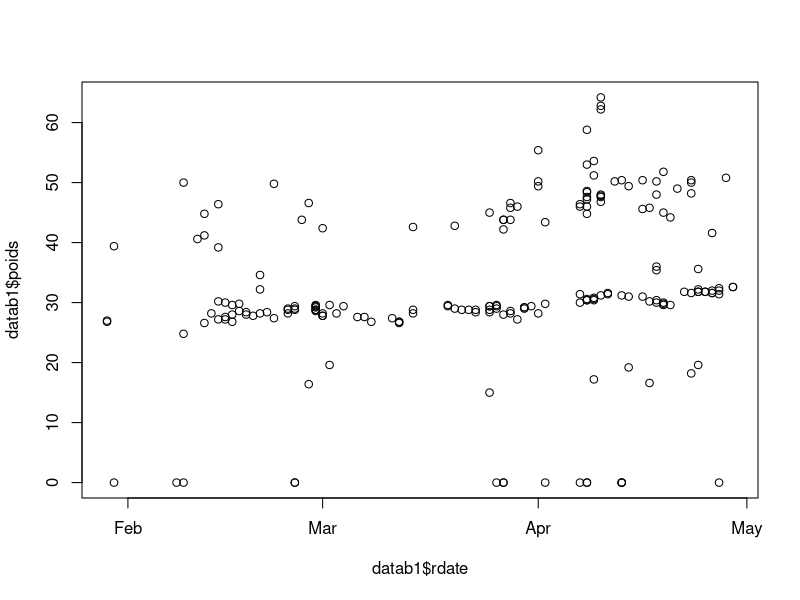
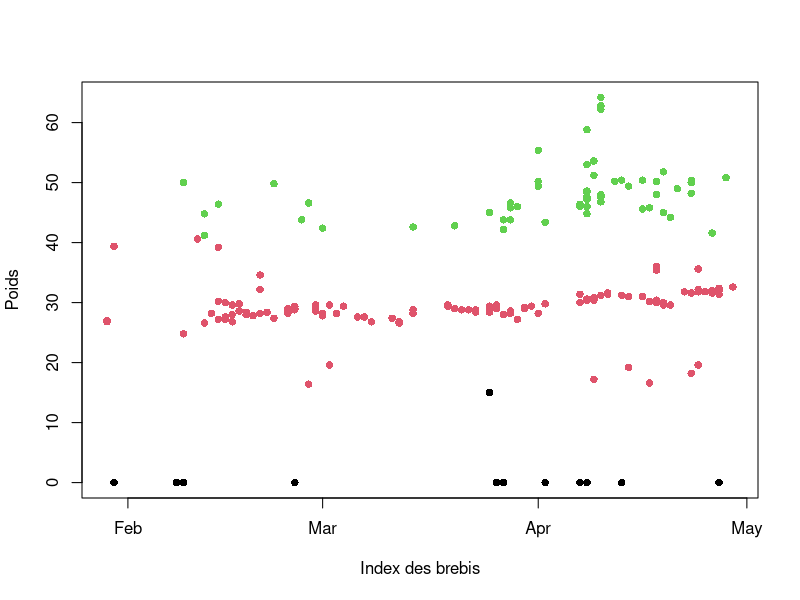
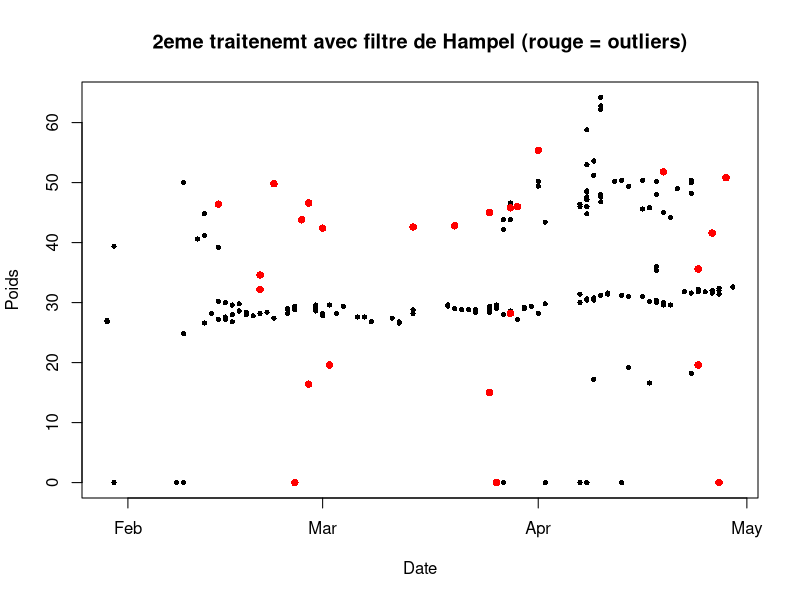
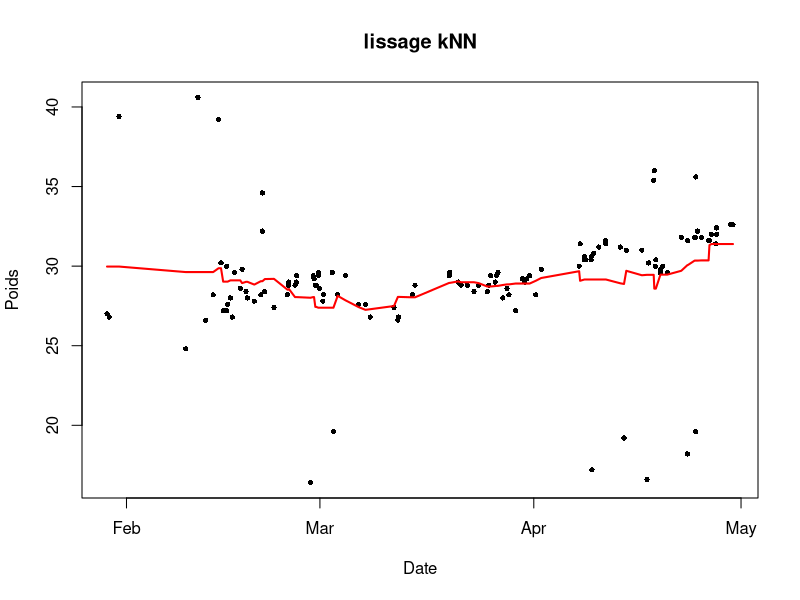
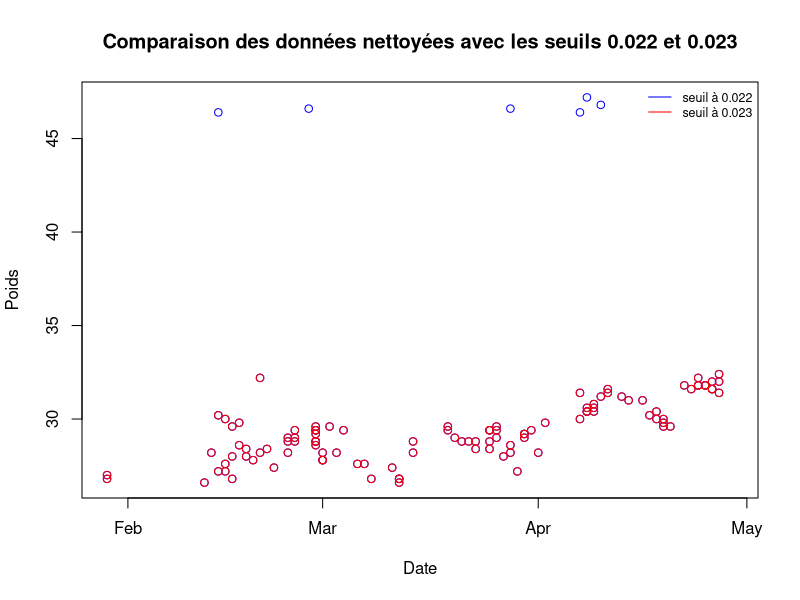
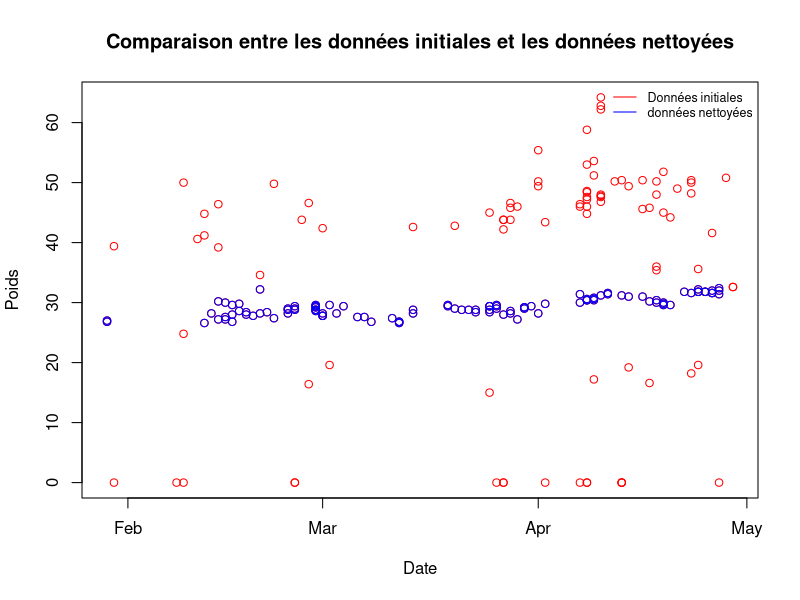

Recreate these plots in R, in order.
## ---- chunk 1
data <- read.csv("data_arles2021.csv",sep = ";")
data$rdate <- as.Date(data$rdate,format="%d/%m/%Y")

datab1 <- data[data$RFID=="250 017 033 503 119",]
plot(datab1$rdate,datab1$poids)
## ---- chunk 2
set.seed(02062002)
km <- kmeans(scale(data$poids), centers = 3, nstart = 25)

data$cluster_raw <- km$cluster

m <- tapply(data$poids, data$cluster_raw, mean)
ordre <- order(m)  # Pour trier les numero de cluster pour extraire la bonne tendance

data$cluster <- match(data$cluster_raw, ordre)

datagroupe <- data[data$cluster == 2, ]
## ---- chunk 3
datab1 <- data[data$RFID=="250 017 033 503 119",]
plot(datab1$rdate,datab1$poids, col = datab1$cluster, pch = 16,     xlab = "Index des brebis", ylab = "Poids")
## ---- chunk 4
hampel_flag <- function(x, k = 5, t0 = 3){
  n <- length(x)
  flag <- rep(FALSE, n)

  for(i in seq_len(n)){
    a <- max(1, i - k)
    b <- min(n, i + k)
    w <- x[a:b]
    w <- w[is.finite(w)]

    if(length(w) < 3 || !is.finite(x[i])) next

    med <- median(w)
    s <- mad(w, constant = 1.4826)
    if(!is.finite(s) || s == 0) next

    flag[i] <- abs(x[i] - med) > t0 * s
  }
  flag
}
## ---- chunk 5
datab1 <- datab1[order(datab1$rdate), ]
flag <- hampel_flag(datab1$poids, k = 5, t0 = 3)

datab1_clean <- datab1[!flag, ]

# visu : points supprimés en rouge
plot(datab1$rdate, datab1$poids, pch=16, cex=.7, xlab="Date", ylab="Poids",
     main="2eme traitenemt avec filtre de Hampel (rouge = outliers)")
points(datab1$rdate[flag], datab1$poids[flag], col="red", pch=16)

## ---- chunk 6
datagroupe$datetime <- as.POSIXct(
  paste(format(datagroupe$rdate, "%Y-%m-%d"), trimws(datagroupe$rheure)),
  format = "%Y-%m-%d %H:%M",
  tz = "Europe/Paris"
)

stopifnot(sum(is.na(datagroupe$datetime)) == 0)

datagroupe$t <- as.numeric(datagroupe$datetime - min(datagroupe$datetime)) / (60*60*24)

rfid <- "250 017 033 503 119"
datab1 <- datagroupe[datagroupe$RFID == rfid, ]

stopifnot(all(c("datetime","t","poids") %in% names(datab1)))  # doit passer
datab1 <- datab1[complete.cases(datab1[, c("datetime","t","poids")]), ]
datab1 <- datab1[order(datab1$t), ]
## ---- chunk 7
knn <- function(t, y, k = 15){
  ok <- complete.cases(t, y)
  t <- t[ok]; y <- y[ok]

  k <- min(k, length(t))
  if(k == 0) return(rep(NA_real_, length(y)))

  sapply(seq_along(t), function(i){
    mean(y[order(abs(t - t[i]))[1:k]])
  })
}
## ---- chunk 8
t <- datab1$t
y <- datab1$poids


y_hat <- knn(t, y, k = 15)

ord <- order(t)

plot(datab1$datetime, y, pch = 16, cex = 0.7, xlab = "Date", ylab = "Poids",main = "lissage kNN")
lines(datab1$datetime[ord], y_hat[ord], lwd = 2,col="red")
## ---- chunk 9
EM=function(data, K=3, max_iter=100, tol=1e-6){
  ts=data[!is.na(data)]
  n=length(ts)

  mu_k=as.numeric(quantile(ts,probs=seq(0.25, 0.75, length.out=K)))
  sigma_k=rep(sd(ts), K)
  eps_k=rep(1/K, K)

  loglik_old=-Inf

  for (iter in 1:max_iter){

    # Etape E
    dens=sapply(1:K, function(k)
      eps_k[k]*dnorm(ts, mu_k[k], sigma_k[k])
    )

    dens_sum=rowSums(dens)
    dens_sum[dens_sum<tol]=tol

    gamma=dens/dens_sum

    # Etape M
    N_k=colSums(gamma)

    eps_k=N_k/n
    mu_k=colSums(gamma*matrix(ts,n,K))/N_k
    sigma_k=sqrt(colSums(gamma*sweep(matrix(ts,n,K), 2, mu_k, FUN="-")^2)/N_k)

    sigma_k[sigma_k<tol]=tol

    loglik=sum(log(dens_sum))

    if (abs(loglik - loglik_old)<tol) break
    loglik_old=loglik
  }

  list(eps=eps_k, mu=mu_k, sigma=sigma_k, loglik=loglik)
}
## ---- chunk 10
datab1 <- data[data$RFID=="250 017 033 503 119",]
param=EM(data=datab1$poids)
param
## ---- chunk 11
dens=function(x){
  d=c()
  l=length(x)
  for (i in 1:l){
    s=c()
    for (j in 1:3){
      s=c(s,param$eps[j]*dnorm(x[i],param$mu[j],param$sigma[j]))
    }
    d=c(d,sum(s))
  }
  return(d)
}

d=dens(datab1$poids)
## ---- chunk 12
clean=function(x,seuil=0.023){
  d=dens(x)
  l=length(x)
  clean=rep(NA,l)
  for (i in 1:l){
    if (d[i]>= seuil){
      clean[i]=x[i]
    }
  }
  return(clean)
}
## ---- chunk 13
clean_data1=clean(datab1$poids,seuil=0.022)
clean_data2=clean(datab1$poids)
plot(datab1$rdate,clean_data1,col='blue',main="Comparaison des données nettoyées avec les seuils 0.022 et 0.023",xlab="Date",ylab="Poids")
points(datab1$rdate,clean_data2,col="red")
legend("topright",legend=c("seuil à 0.022","seuil à 0.023"),col=c("blue","red"),lty=1,cex=0.75,bty="n")
## ---- chunk 14
plot(datab1$rdate,datab1$poids,col='red',main="Comparaison entre les données initiales et les données nettoyées",xlab="Date",ylab="Poids")
points(datab1$rdate, clean_data2, col='blue')
legend("topright",legend=c("Données initiales","données nettoyées"),col=c("red","blue"),lty=1,cex=0.75,bty="n")
## ---- chunk 15

